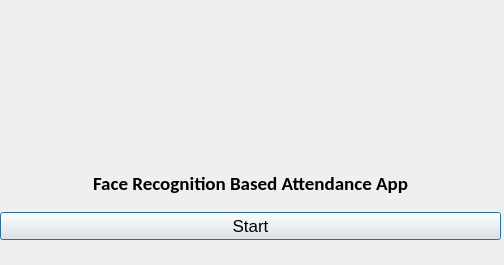
<?xml version="1.0" encoding="UTF-8"?>
<ui version="4.0">
 <class>Dialog</class>
 <widget class="QDialog" name="Dialog">
  <property name="geometry">
   <rect>
    <x>0</x>
    <y>0</y>
    <width>504</width>
    <height>265</height>
   </rect>
  </property>
  <property name="maximumSize">
   <size>
    <width>800</width>
    <height>680</height>
   </size>
  </property>
  <property name="windowTitle">
   <string>Face Recognition Time Attendance App</string>
  </property>
  <property name="windowIcon">
   <iconset resource="resource.qrc">
    <normaloff>:/icon/icon.png</normaloff>:/icon/icon.png</iconset>
  </property>
  <widget class="QWidget" name="verticalLayoutWidget">
   <property name="geometry">
    <rect>
     <x>0</x>
     <y>160</y>
     <width>501</width>
     <height>80</height>
    </rect>
   </property>
   <layout class="QVBoxLayout" name="verticalLayout">
    <item>
     <layout class="QHBoxLayout" name="horizontalLayout">
      <item>
       <widget class="QLabel" name="filelabel">
        <property name="font">
         <font>
          <family>Calibri</family>
          <pointsize>14</pointsize>
          <weight>75</weight>
          <bold>true</bold>
         </font>
        </property>
        <property name="text">
         <string>Face Recognition Based Attendance App</string>
        </property>
        <property name="alignment">
         <set>Qt::AlignCenter</set>
        </property>
       </widget>
      </item>
     </layout>
    </item>
    <item>
     <widget class="QPushButton" name="runButton">
      <property name="font">
       <font>
        <family>Arial</family>
        <pointsize>13</pointsize>
       </font>
      </property>
      <property name="text">
       <string>Start</string>
      </property>
     </widget>
    </item>
   </layout>
  </widget>
  <widget class="QLabel" name="logolabel">
   <property name="geometry">
    <rect>
     <x>-30</x>
     <y>10</y>
     <width>531</width>
     <height>141</height>
    </rect>
   </property>
   <property name="maximumSize">
    <size>
     <width>16777215</width>
     <height>58769</height>
    </size>
   </property>
   <property name="font">
    <font>
     <family>MT Extra</family>
    </font>
   </property>
   <property name="text">
    <string/>
   </property>
   <property name="pixmap">
    <pixmap>logoo.jpg</pixmap>
   </property>
   <property name="scaledContents">
    <bool>true</bool>
   </property>
   <property name="wordWrap">
    <bool>false</bool>
   </property>
  </widget>
 </widget>
 <resources>
  <include location="resource.qrc"/>
 </resources>
 <connections/>
</ui>
